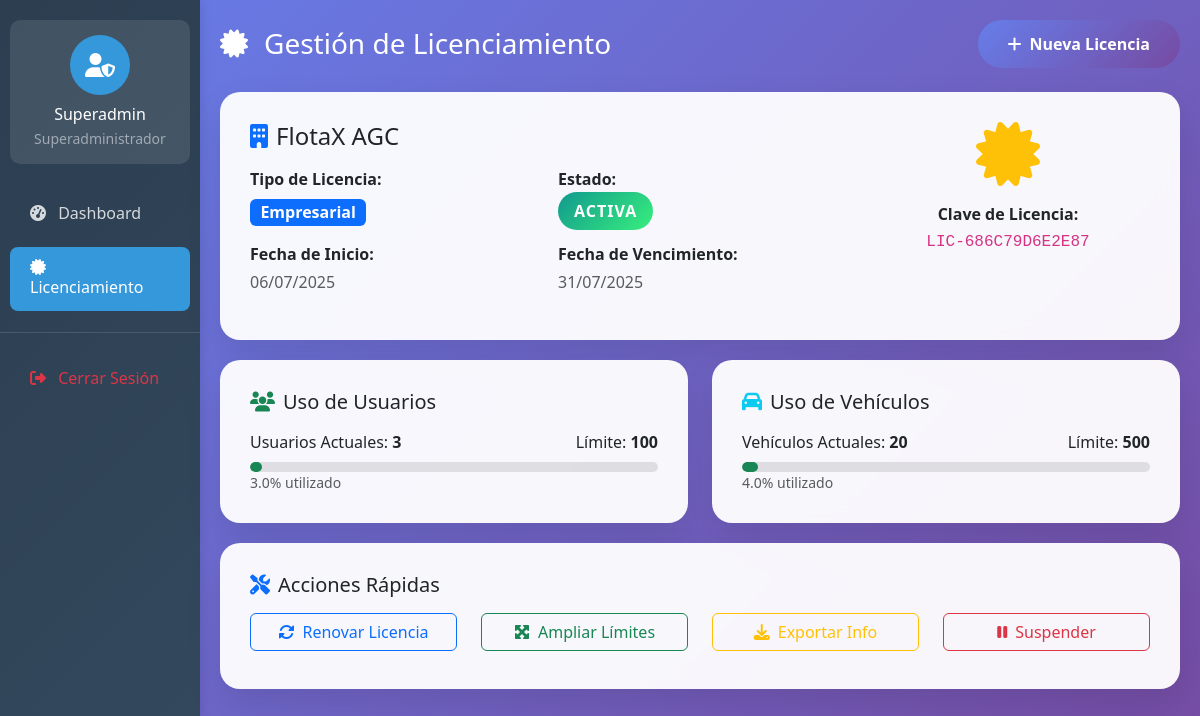
Page /roles/superadmin/licenciamiento.php (signed in) on the committed database.
### tables this page shows
CREATE TABLE `sistema_licencias` (
  `id` int(11) NOT NULL,
  `id_empresa` int(11) NOT NULL,
  `usuario_asignado` varchar(20) NOT NULL,
  `tipo_licencia` enum('basica','profesional','empresarial') DEFAULT 'basica',
  `fecha_inicio` date NOT NULL,
  `fecha_vencimiento` date NOT NULL,
  `max_usuarios` int(11) DEFAULT 10,
  `max_vehiculos` int(11) DEFAULT 50,
  `estado` enum('activa','vencida','suspendida') DEFAULT 'activa',
  `clave_licencia` varchar(255) DEFAULT NULL,
  `fecha_creacion` timestamp NOT NULL DEFAULT current_timestamp(),
  `fecha_actualizacion` timestamp NOT NULL DEFAULT current_timestamp() ON UPDATE current_timestamp()
);

CREATE TABLE `empresas` (
  `id_empresa` int(11) NOT NULL,
  `nombre_empresa` varchar(255) NOT NULL,
  `nit` varchar(20) NOT NULL,
  `direccion` varchar(255) DEFAULT NULL,
  `telefono` varchar(20) DEFAULT NULL,
  `email` varchar(100) DEFAULT NULL,
  `fecha_registro` timestamp NOT NULL DEFAULT current_timestamp(),
  `estado` enum('activa','inactiva') DEFAULT 'activa'
);

### roles/superadmin/licenciamiento.php (the view, shortened to what this page needs)
<?php
$nombre_superadmin = $_SESSION['superadmin_nombre'] ?? 'Superadmin';
try {
    $database = new Database();
    $conexion = $database->conectar();
    $stmt = $conexion->prepare("
        SELECT l.*, e.nombre_empresa, e.nit, u.nombre_completo as usuario_nombre
        FROM sistema_licencias l
        LEFT JOIN empresas e ON l.id_empresa = e.id_empresa
        LEFT JOIN usuarios u ON l.usuario_asignado = u.documento
        ORDER BY l.fecha_creacion DESC
    ");
    $stmt->execute();
    $licencias = $stmt->fetchAll(PDO::FETCH_ASSOC);
    $licencia_actual = null;
    foreach ($licencias as $licencia) {
        if ($licencia['estado'] === 'activa') {
            $licencia_actual = $licencia;
            break;
        }
    }
    $stmt = $conexion->prepare("SELECT COUNT(*) as total FROM usuarios");
    $stmt->execute();
    $usuarios_actuales = $stmt->fetch(PDO::FETCH_ASSOC)['total'];
    $stmt = $conexion->prepare("SELECT COUNT(*) as total FROM vehiculos");
    $stmt->execute();
    $vehiculos_actuales = $stmt->fetch(PDO::FETCH_ASSOC)['total'];
} catch (Exception $e) {
    error_log("Error en licenciamiento: " . $e->getMessage());
    $licencias = [];
    $usuarios = [];
    $usuarios_disponibles = [];
    $empresas = [];
    $usuarios_actuales = 0;
    $vehiculos_actuales = 0;
    $licencia_actual = null;
}
?>
<!DOCTYPE html>
<html lang="es">
<head>
    <link href="https://cdn.jsdelivr.net/npm/bootstrap@5.3.0/dist/css/bootstrap.min.css" rel="stylesheet">
    <link href="https://cdnjs.cloudflare.com/ajax/libs/font-awesome/6.4.0/css/all.min.css" rel="stylesheet">
</head>
<body>
    <div class="container-fluid">
        <div class="row">
            <div class="col-md-3 col-lg-2 px-0 sidebar">
                <div class="user-info">
                    <div class="user-avatar">
                        <i class="fas fa-user-shield"></i>
                    </div>
                    <h6 class="text-white mb-1"><?php echo htmlspecialchars($nombre_superadmin); ?></h6>
                    <small class="text-white-50">Superadministrador</small>
                </div>
                <nav class="nav flex-column">
                    <a class="nav-link" href="dashboard.php">
                        <i class="fas fa-tachometer-alt me-2"></i> Dashboard
                    </a>
                    <a class="nav-link active" href="licenciamiento.php">
                        <i class="fas fa-certificate me-2"></i> Licenciamiento
                    </a>
                    <hr class="text-white-50">
                    <a class="nav-link text-danger" href="../../includes/salir.php">
                        <i class="fas fa-sign-out-alt me-2"></i> Cerrar Sesión
                    </a>
                </nav>
            </div>
            <div class="col-md-9 col-lg-10 main-content">
                <div class="d-flex justify-content-between align-items-center mb-4">
                    <h1 class="h3 mb-0 text-white"><i class="fas fa-certificate me-3"></i>Gestión de Licenciamiento</h1>
                    <button class="btn btn-gradient" data-bs-toggle="modal" data-bs-target="#modalNuevaLicencia">
                        <i class="fas fa-plus me-2"></i>Nueva Licencia
                    </button>
                </div>
                <?php if ($licencia_actual): ?>
                <div class="license-card">
                    <div class="row">
                        <div class="col-md-8">
                            <h4 class="mb-3"><i class="fas fa-building me-2 text-primary"></i><?php echo htmlspecialchars($licencia_actual['nombre_empresa']); ?></h4>
                            <div class="row mb-3">
                                <div class="col-md-6">
                                    <p class="mb-2"><strong>Tipo de Licencia:</strong></p>
                                    <span class="badge bg-primary fs-6"><?php echo ucfirst($licencia_actual['tipo_licencia']); ?></span>
                                </div>
                                <div class="col-md-6">
                                    <p class="mb-2"><strong>Estado:</strong></p>
                                    <span class="status-badge status-<?php echo $licencia_actual['estado']; ?>">
                                        <?php echo ucfirst($licencia_actual['estado']); ?>
                                    </span>
                                </div>
                            </div>
                            <div class="row">
                                <div class="col-md-6">
                                    <p class="mb-1"><strong>Fecha de Inicio:</strong></p>
                                    <p class="text-muted"><?php echo date('d/m/Y', strtotime($licencia_actual['fecha_inicio'])); ?></p>
                                </div>
                                <div class="col-md-6">
                                    <p class="mb-1"><strong>Fecha de Vencimiento:</strong></p>
                                    <p class="text-muted"><?php echo date('d/m/Y', strtotime($licencia_actual['fecha_vencimiento'])); ?></p>
                                </div>
                            </div>
                        </div>
                        <div class="col-md-4 text-center">
                            <div class="mb-3">
                                <i class="fas fa-certificate fa-4x text-warning"></i>
                            </div>
                            <p class="mb-1"><strong>Clave de Licencia:</strong></p>
                            <code class="fs-6"><?php echo htmlspecialchars($licencia_actual['clave_licencia']); ?></code>
                        </div>
                    </div>
                </div>
                <div class="row">
                    <div class="col-md-6">
                        <div class="license-card">
                            <h5 class="mb-3"><i class="fas fa-users me-2 text-success"></i>Uso de Usuarios</h5>
                            <div class="d-flex justify-content-between mb-2">
                                <span>Usuarios Actuales: <strong><?php echo $usuarios_actuales; ?></strong></span>
                                <span>Límite: <strong><?php echo $licencia_actual['max_usuarios']; ?></strong></span>
                            </div>
                            <div class="progress progress-custom">
                                <?php
                                $porcentaje_usuarios = ($usuarios_actuales / $licencia_actual['max_usuarios']) * 100;
                                $color_usuarios = $porcentaje_usuarios > 80 ? 'bg-danger' : ($porcentaje_usuarios > 60 ? 'bg-warning' : 'bg-success');
                                ?>
                                <div class="progress-bar progress-bar-custom <?php echo $color_usuarios; ?>"
                                     style="width: <?php echo min($porcentaje_usuarios, 100); ?>%"></div>
                            </div>
                            <small class="text-muted"><?php echo number_format($porcentaje_usuarios, 1); ?>% utilizado</small>
                        </div>
                    </div>
                    <div class="col-md-6">
                        <div class="license-card">
                            <h5 class="mb-3"><i class="fas fa-car me-2 text-info"></i>Uso de Vehículos</h5>
                            <div class="d-flex justify-content-between mb-2">
                                <span>Vehículos Actuales: <strong><?php echo $vehiculos_actuales; ?></strong></span>
                                <span>Límite: <strong><?php echo $licencia_actual['max_vehiculos']; ?></strong></span>
                            </div>
                            <div class="progress progress-custom">
                                <?php
                                $porcentaje_vehiculos = ($vehiculos_actuales / $licencia_actual['max_vehiculos']) * 100;
                                $color_vehiculos = $porcentaje_vehiculos > 80 ? 'bg-danger' : ($porcentaje_vehiculos > 60 ? 'bg-warning' : 'bg-success');
                                ?>
                                <div class="progress-bar progress-bar-custom <?php echo $color_vehiculos; ?>"
                                     style="width: <?php echo min($porcentaje_vehiculos, 100); ?>%"></div>
                            </div>
                            <small class="text-muted"><?php echo number_format($porcentaje_vehiculos, 1); ?>% utilizado</small>
                        </div>
                    </div>
                </div>
                <div class="license-card">
                    <h5 class="mb-3"><i class="fas fa-tools me-2 text-primary"></i>Acciones Rápidas</h5>
                    <div class="row">
                        <div class="col-md-3 mb-2">
                            <button class="btn btn-outline-primary w-100" onclick="renovarLicencia()">
                                <i class="fas fa-sync-alt me-2"></i>Renovar Licencia
                            </button>
                        </div>
                        <div class="col-md-3 mb-2">
                            <button class="btn btn-outline-success w-100" onclick="ampliarLimites()">
                                <i class="fas fa-expand-arrows-alt me-2"></i>Ampliar Límites
                            </button>
                        </div>
                        <div class="col-md-3 mb-2">
                            <button class="btn btn-outline-warning w-100" onclick="exportarLicencia()">
                                <i class="fas fa-download me-2"></i>Exportar Info
                            </button>
                        </div>
                        <div class="col-md-3 mb-2">
                            <button class="btn btn-outline-danger w-100" onclick="suspenderLicencia()">
                                <i class="fas fa-pause me-2"></i>Suspender
                            </button>
                        </div>
                    </div>
                </div>
                <?php endif; ?>
            </div>
        </div>
    </div>
</body>
</html>

### roles/superadmin/licenciamiento.php (style rules this page uses)
:root { --primary-color: #2c3e50; --secondary-color: #3498db; --success-color: #27ae60; --warning-color: #f39c12; --danger-color: #e74c3c; --dark-color: #34495e; }
body { background: linear-gradient(135deg, #667eea 0%, #764ba2 100%); min-height: 100vh; font-family: 'Segoe UI', Tahoma, Geneva, Verdana, sans-serif; }
.sidebar { background: linear-gradient(135deg, var(--primary-color), var(--dark-color)); min-height: 100vh; box-shadow: 2px 0 10px rgba(0,0,0,0.1); }
.sidebar .nav-link { color: rgba(255,255,255,0.8); padding: 12px 20px; margin: 5px 10px; border-radius: 8px; transition: all 0.3s ease; }
.sidebar .nav-link.active { background-color: var(--secondary-color); color: white; }
.main-content { padding: 20px; }
.license-card { background: rgba(255, 255, 255, 0.95); border-radius: 20px; padding: 30px; box-shadow: 0 15px 35px rgba(0,0,0,0.1); backdrop-filter: blur(10px); margin-bottom: 20px; }
.status-badge { padding: 8px 16px; border-radius: 20px; font-weight: 600; text-transform: uppercase; letter-spacing: 1px; }
.status-activa { background: linear-gradient(135deg, #11998e, #38ef7d); color: white; }
.progress-custom { height: 10px; border-radius: 10px; background: rgba(0,0,0,0.1); }
.progress-bar-custom { border-radius: 10px; transition: width 0.6s ease; }
.user-info { background: rgba(255,255,255,0.1); border-radius: 10px; padding: 15px; margin: 20px 10px; text-align: center; }
.user-avatar { width: 60px; height: 60px; border-radius: 50%; background: var(--secondary-color); display: flex; align-items: center; justify-content: center; margin: 0 auto 10px; font-size: 1.5rem; color: white; }
.btn-gradient { background: linear-gradient(135deg, #667eea 0%, #764ba2 100%); border: none; color: white; padding: 12px 30px; border-radius: 25px; font-weight: 600; transition: all 0.3s ease; }

### rows in the picture
sistema_licencias: id_empresa.nombre_empresa "FlotaX AGC", tipo_licencia "Empresarial", estado "ACTIVA", fecha_inicio "06/07/2025", fecha_vencimiento "31/07/2025", clave_licencia "LIC-686C79D6E2E87", max_usuarios "100", max_vehiculos "500"

### other values in the picture
$nombre_superadmin "Superadmin"
$usuarios_actuales "3"
$porcentaje_usuarios "3.0"
$vehiculos_actuales "20"
$porcentaje_vehiculos "4.0"
